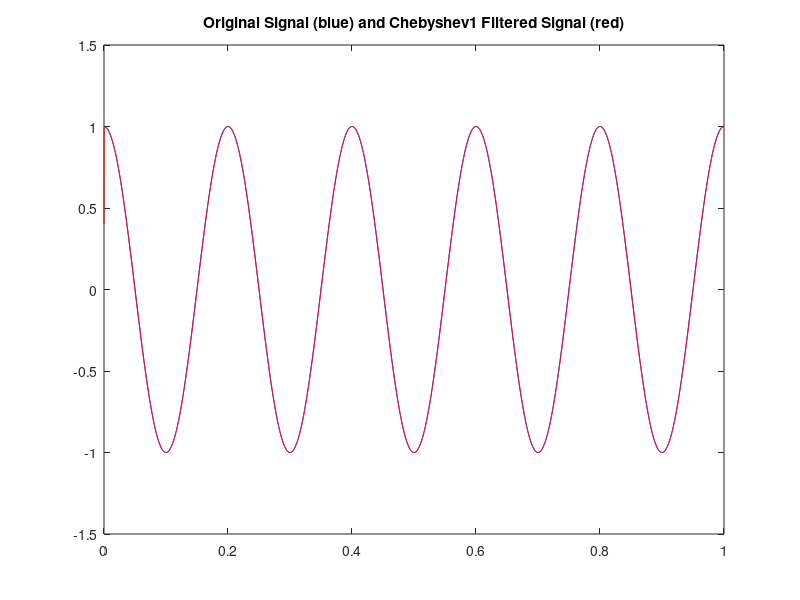

Recreate this plot in MATLAB. (Note: this script raises an error after producing the figure.)
% Jeff Arata
% 1/2/18
%
% This script looks at the effects of filter order on the phase, group
% delay/time delay, and phase delay of a signal, using a Chebyshev Type 1 
% lowpass filter.


% Notes on IIR filters:
%
% phase response = angle(H); H is complex frequency response
% group delay in samples = -d(phase)/d(w); w is angular frequency
% group delay in words: negative derivative of phase shift
% phase delay = -phase ./ w = -phase ./ (2*pi*f)
% phase delay in words: negative phase shift divided by angular frequency

close all;
clear;
clc;


%% Simulation of the effects of the Chebyshev Type 1 Lowpass Filter. 

% Here we look at the effects of filtering a signal with a successively
% increasing filter order. We'll plot the original signal and the filtered
% signal on the same plot. We'll choose a lowpass filter with a cutoff
% frequency above those in the signal so that we can see the effects on the
% waveform.

fs = 10000;             % picking a sampling frequency
f = 5;                  % pick a frequency for our signal

t = 0:1/fs:1-1/fs;      % plot over a 1 second interval
x = cos( 2*pi*f*t );    % our signal

IIR_max_order = 30;
cutoff = (fs/4);                 % choose filter cutoff frequency <= fs/2
N = 2048;                        % number of data points wanted
cutoff_idx = round((cutoff/(fs/2))*N + 1);

idx_check = round(linspace(1,cutoff_idx,5));
delay_check_matrix = zeros(IIR_max_order,length(idx_check));
phase_check_matrix = zeros(IIR_max_order,length(idx_check));


%% Chebyshev Type 1 Filters

Rp = 5;         % passband ripple in dB

for ii = 1:IIR_max_order
    
    [b,a] = cheby1(ii, Rp, cutoff/(fs/2) ); % Filter coefficients
    y = filter(b,a,x);                      % signal output
    % 1) Signal and filtered output
    figure(1)
    plot(t,x,'b', t,y,'r')               % plot input and output of filter
    axis([0 t(end)+1/fs -1.5 1.5])
    title('Original Signal (blue) and Chebyshev1 Filtered Signal (red)')    
    
    % 2) Frequency Response of filter
    figure(2)
    [H,W] = freq_response(b, a, N, fs);  % W is true frequency, Hz
    subplot(2,1,1)
    title(['Frequency Response Chebyshev1 Order: ', num2str(ii)])
    subplot(2,1,2)
    axis([0 fs/2 -35 0])
      
    % Returns group delay in samples and W in Hz
    [D, D_W] = group_delay(b, a, N, fs);
    D = D/fs;  % Group delay in seconds
    % Phase response of the filter
    phase = angle(H);
    phase = unwrap(phase);                    
    
    % 3.1) Group Delay in Seconds
    figure(3)
    subplot(3,1,1)
    plot(D_W, D)
    ylabel('Group Delay, sec')
    title(['Group Delay vs. Frequency - Chebyshev1 Order: ', num2str(ii)])
    axis([0 fs/2 0 0.12])
    
    % 3.2) Group Delay in Samples
    sample_delay = D / (1/fs);  % Number of samples delayed per freq.
    figure(3)
    subplot(3,1,2)
    plot(D_W, sample_delay)
    ylabel('# of Samples Delay')
    title(['Samples Delayed vs. Frequency - Chebyshev1 Order: ', num2str(ii)])
    axis([0 fs/2 0 1200])
    
    % 3.3) Phase Delay in Seconds
    phase_delay = -phase ./ (W*2*pi);   % time delay of phase
    figure(3)                           % Multiply by 2*pi for angular frequency
    subplot(3,1,3)
    plot(W, phase_delay)
    xlabel('Frequency, Hz')
    ylabel('Phase Delay, sec')
    title(['Phase Delay vs. Frequency - Chebyshev1 Order: ', num2str(ii)])
    axis([0 fs/2 0 0.005])
        
    % For plotting the delay of a few frequencies vs. filter order
    delay_check_matrix(ii,:) = D(idx_check);
    % For plotting the phase shift of a few frequencies vs. filter order
    phase_check_matrix(ii,:) = phase(idx_check);
    
end


% 4.1) Plot delay of certain frequencies vs filter order
figure(4)
subplot(2,1,1)
plot(delay_check_matrix)
title(['Delay in Secs vs. Chebyshev1 Order of ', num2str(length(idx_check)), ' Different Frequencies'])
xlabel('Filter Order')
ylabel('Delay in Seconds')
freq_legend = W(idx_check);
legend(num2str(freq_legend', '%5.0f\n'), 'Location', 'NorthWest')
legend BOXOFF

% 4.2) Plot the change in delay of certain frequencies vs filter order
diff_delay_check_matrix = diff(delay_check_matrix);
figure(4)
subplot(2,1,2)
plot(diff_delay_check_matrix)
title(['Diff of Delay in Secs at ', num2str(length(idx_check)), ' Frequencies vs. Chebyshev1 Order'])
xlabel('Filter Order')
ylabel('Difference of Delay in Seconds')

% Note on Group Delay:
%
% From these plots, we see that the difference in group delay time is
% erratic for most frequencies in the pass band. Although the difference 
% for the bin 0 frequency seems to oscillate regularly with a steadily 
% growing amplitude. For the cutoff crequency though, the difference in
% group delay time is smooth. And while clearly nonlinear, it is roughly
% constant with increasing filter order. In general though, group delay for
% frequencies in the passband increases, although it may decrease locally
% for some filter order values.

% 5.1) Plot the phase shift vs filter order of certain frequencies
figure(5)
subplot(2,1,1)
plot(phase_check_matrix/pi)
title(['Phase Shift (pi radians) vs. Chebyshev1 Order of ', num2str(length(idx_check)), ' Different Frequencies'])
xlabel('Filter Order')
ylabel('Phase Shift (pi radians)')
freq_legend = W(idx_check);
legend(num2str(freq_legend', '%5.0f\n'), 'Location', 'NorthWest')
legend BOXOFF

% 5.2) Plot the change in phase shift of certain frequencies vs filter order
diff_phase_check_matrix = diff(phase_check_matrix);
figure(5)
subplot(2,1,2)
plot(diff_phase_check_matrix/pi)
title(['Diff of Phase Shift (pi radians) at ', num2str(length(idx_check)), ' Frequencies vs. Chebyshev1 Order'])
xlabel('Filter Order')
ylabel('Difference of Phase Shift (pi radians)')

% Note on Phase Shift: 
%
% With the difference in phase shift vs filter order, we also see erratic 
% behaviour for most frequencies in the passband. Only at frequency 0 is it
% constant with a difference in phase shift of 0. But as we can see, the
% phase shift itself for frequencies in the passband is roughly, but
% clearly not, linear, as expected for an IIR filter. 

% Note on the Cutoff Frequency:
%
% For the cutoff frequency, the phase shift increase with each filter order
% is roughly constant and approaches pi/2!
